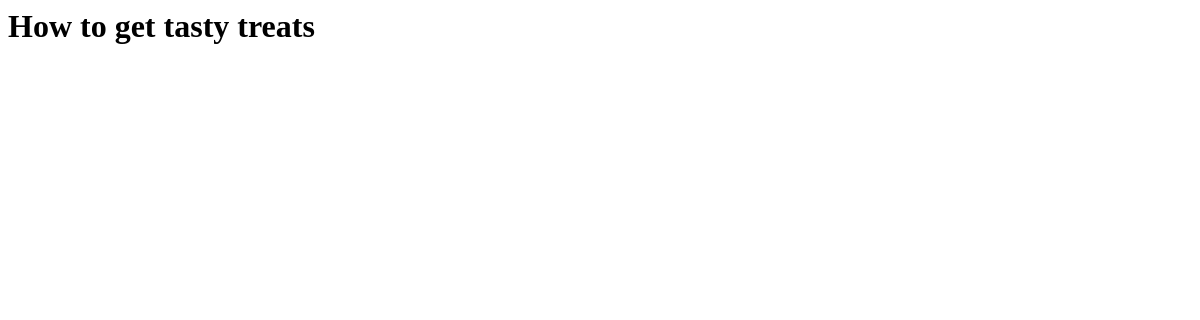
Before: /detail/8/ with the older database file.
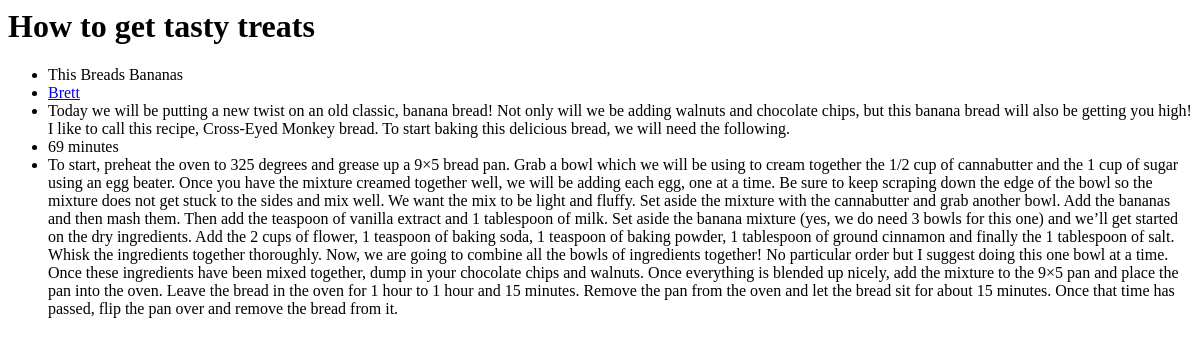
After: the same page with the newer database file.
### recipebox/models.py (models this page shows, shortened)
class Recipe(models.Model):
    title = models.CharField(max_length=50)
    author= models.ForeignKey(Author, on_delete =models.CASCADE)
    description = models.TextField()
    instructions= models.TextField()
    timerequired= models.IntegerField()

class Author(models.Model):
    name = models.CharField(max_length=50)
    biosection = models.TextField()
    def __str__(self):
        return self.name

### recipebox/views.py (the view)
# urls.py: path('detail/<int:id>/', views.detail),
def detail(request, id):
    html= "detail.html"
    recipes = Recipe.objects.filter(id=id)
    return render(request, html, {'recipes':recipes})

### recipebox/templates/detail.html
<h1>How to get tasty treats</h1>
<ul>
    {% for recipe in recipes %}
        <li>{{recipe.title}}</li>
        <li><a href="/authorview/{{recipe.author.id}}/"> {{recipe.author}} </a></li>
        <li>{{recipe.description}}</li>
        <li>{{recipe.timerequired}} minutes</li>
        <li>{{recipe.instructions}}</li>
    {% endfor %}
</ul>

Changed rows visible on the page:
added Recipe: title "This Breads Bananas", author "Brett", description "Today we will be putting a new twist on an old classic, banana bread! Not only will we be adding walnuts and chocolate chips, but this banana bread will also be getting you high! I like to call this recipe, Cross-Eyed Monkey bread. To start baking this delicious bread, we will need the following.", timerequired "69", instructions "To start, preheat the oven to 325 degrees and grease up a 9×5 bread pan. Grab a bowl which we will be using to cream together the 1/2 cup of cannabutter and the 1 cup of sugar using an egg beater. Once you have the mixture creamed together well, we will be adding each egg, one at a time. Be sure to keep scraping down the edge of the bowl so the mixture does not get stuck to the sides and mix well. We want the mix to be light and fluffy. Set aside the mixture with the cannabutter and grab another bowl. Add the bananas and then mash them. Then add the teaspoon of vanilla extract and 1 tablespoon of milk. Set aside the banana mixture (yes, we do need 3 bowls for this one) and we’ll get started…"
